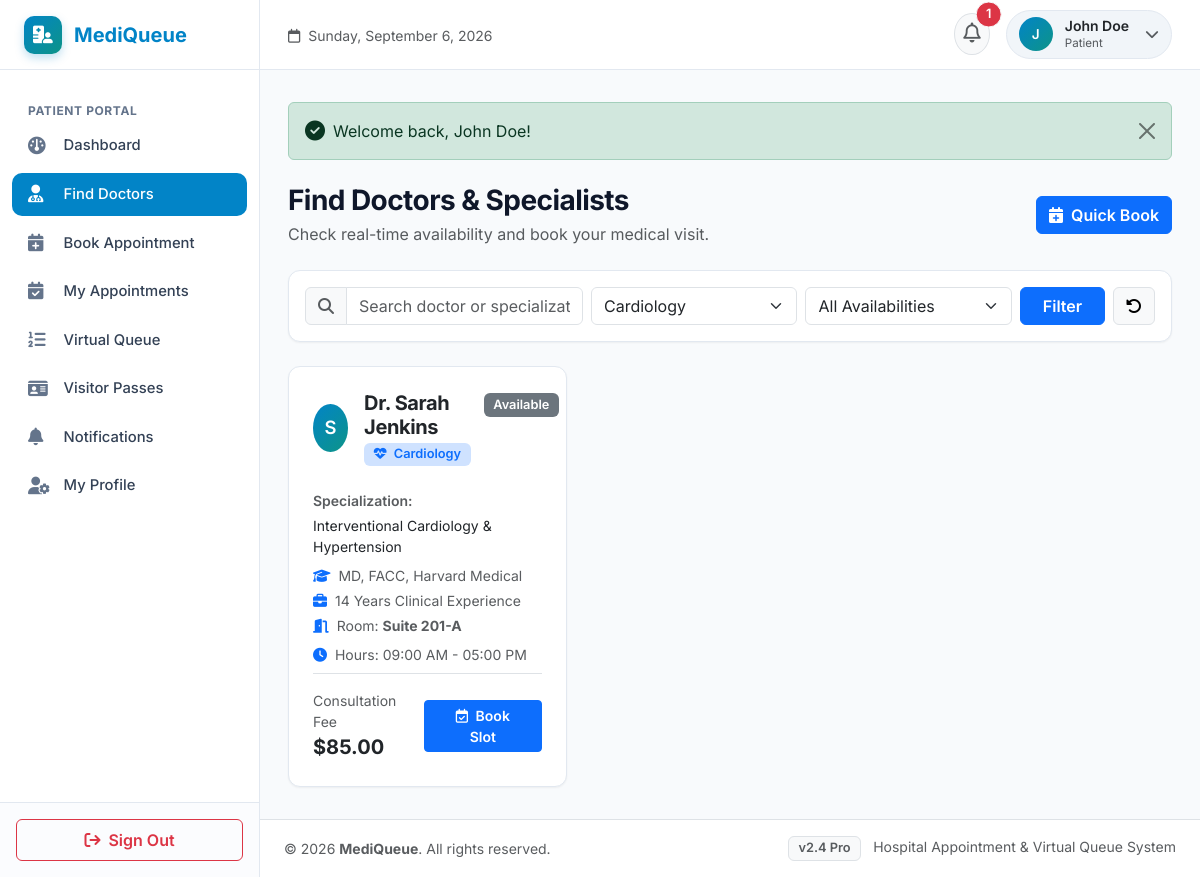
Screenshot of /patient/doctors.php?department_id=1 (signed in) with the database file from the repository.
### tables this page shows
CREATE TABLE `doctors` (
  `id` INT AUTO_INCREMENT PRIMARY KEY,
  `user_id` INT NOT NULL,
  `department_id` INT NOT NULL,
  `specialization` VARCHAR(150) NOT NULL,
  `qualification` VARCHAR(150) NOT NULL,
  `experience_years` INT DEFAULT 5,
  `room_number` VARCHAR(50) DEFAULT 'Room 101',
  `consultation_fee` DECIMAL(10,2) DEFAULT 50.00,
  `status` ENUM('active', 'inactive') DEFAULT 'active',
  `created_at` TIMESTAMP DEFAULT CURRENT_TIMESTAMP,
  CONSTRAINT `fk_doctors_user` FOREIGN KEY (`user_id`) REFERENCES `users` (`id`) ON DELETE CASCADE,
  CONSTRAINT `fk_doctors_dept` FOREIGN KEY (`department_id`) REFERENCES `departments` (`id`) ON DELETE RESTRICT
);

CREATE TABLE `users` (
  `id` INT AUTO_INCREMENT PRIMARY KEY,
  `name` VARCHAR(150) NOT NULL,
  `email` VARCHAR(150) NOT NULL UNIQUE,
  `password` VARCHAR(255) NOT NULL,
  `role` ENUM('patient', 'doctor', 'admin') NOT NULL DEFAULT 'patient',
  `phone` VARCHAR(30) NULL,
  `status` ENUM('active', 'inactive') NOT NULL DEFAULT 'active',
  `avatar` VARCHAR(255) NULL,
  `created_at` TIMESTAMP DEFAULT CURRENT_TIMESTAMP
);

CREATE TABLE `departments` (
  `id` INT AUTO_INCREMENT PRIMARY KEY,
  `department_name` VARCHAR(100) NOT NULL,
  `description` TEXT NULL,
  `icon` VARCHAR(50) DEFAULT 'fa-stethoscope',
  `created_at` TIMESTAMP DEFAULT CURRENT_TIMESTAMP
);

CREATE TABLE `doctor_availability` (
  `id` INT AUTO_INCREMENT PRIMARY KEY,
  `doctor_id` INT NOT NULL,
  `day_of_week` VARCHAR(20) DEFAULT 'All Days',
  `available_date` DATE NULL,
  `start_time` TIME NOT NULL DEFAULT '09:00:00',
  `end_time` TIME NOT NULL DEFAULT '17:00:00',
  `slot_duration` INT DEFAULT 30,
  `status` ENUM('available', 'busy', 'unavailable') DEFAULT 'available',
  `created_at` TIMESTAMP DEFAULT CURRENT_TIMESTAMP,
  CONSTRAINT `fk_avail_doctor` FOREIGN KEY (`doctor_id`) REFERENCES `doctors` (`id`) ON DELETE CASCADE
);

### patient/doctors.php (the view, shortened to what this page needs)
<?php
require_once __DIR__ . '/../includes/functions.php';
$conn = get_db_connection();
$search = trim($_GET['search'] ?? '');
$selectedDept = isset($_GET['department_id']) ? (int)$_GET['department_id'] : 0;
$selectedStatus = trim($_GET['status'] ?? '');
$departments = $conn->query("SELECT * FROM departments ORDER BY department_name ASC")->fetchAll();
$query = "
    SELECT d.*, u.name as doctor_name, u.email as doctor_email, u.phone as doctor_phone,
           dept.department_name, dept.icon as dept_icon,
           COALESCE(da.status, 'available') as avail_status,
           da.start_time, da.end_time, da.slot_duration
    FROM doctors d
    JOIN users u ON d.user_id = u.id
    JOIN departments dept ON d.department_id = dept.id
    LEFT JOIN doctor_availability da ON d.id = da.doctor_id
    WHERE d.status = 'active'
";
$params = [];
if ($selectedDept > 0) {
    $query .= " AND d.department_id = ?";
    $params[] = $selectedDept;
}
$query .= " ORDER BY u.name ASC";
$stmt = $conn->prepare($query);
$stmt->execute($params);
$doctors = $stmt->fetchAll();
include __DIR__ . '/../includes/header.php';
?>
<div class="d-flex flex-column flex-md-row justify-content-between align-items-md-center mb-4 gap-3">
    <div>
        <h3 class="fw-bold mb-1">Find Doctors & Specialists</h3>
        <p class="text-muted mb-0">Check real-time availability and book your medical visit.</p>
    </div>
    <a href="<?= BASE_URL ?>/patient/book_appointment.php" class="btn btn-primary fw-semibold">
        <i class="fa-solid fa-calendar-plus me-1"></i> Quick Book
    </a>
</div>
<div class="mq-card p-3 mb-4 bg-white">
    <form action="<?= BASE_URL ?>/patient/doctors.php" method="GET" class="row g-2 align-items-center">
        <div class="col-md-4">
            <div class="input-group">
                <span class="input-group-text bg-light text-muted"><i class="fa-solid fa-magnifying-glass"></i></span>
                <input type="text" name="search" class="form-control" placeholder="Search doctor or specialization..." value="<?= htmlspecialchars($search) ?>">
            </div>
        </div>
        <div class="col-md-3">
            <select name="department_id" class="form-select">
                <?php foreach ($departments as $dept): ?>
                    <option value="<?= $dept['id'] ?>" <?= $selectedDept == $dept['id'] ? 'selected' : '' ?>>
                        <?= htmlspecialchars($dept['department_name']) ?>
                    </option>
                <?php endforeach; ?>
            </select>
        </div>
        <div class="col-md-3">
            <select name="status" class="form-select">
                <option value="">All Availabilities</option>
            </select>
        </div>
        <div class="col-md-2 d-flex gap-2">
            <button type="submit" class="btn btn-primary w-100 fw-semibold">Filter</button>
            <?php if (!empty($search) || $selectedDept > 0 || !empty($selectedStatus)): ?>
                <a href="<?= BASE_URL ?>/patient/doctors.php" class="btn btn-light border" title="Reset Filters"><i class="fa-solid fa-rotate-left"></i></a>
            <?php endif; ?>
        </div>
    </form>
</div>
<div class="row g-4">
    <?php if (empty($doctors)): ?>
        <div class="col-12">
            <div class="mq-card text-center py-5">
                <div class="mq-stat-icon primary mx-auto mb-3" style="width: 60px; height: 60px; font-size: 1.5rem;">
                    <i class="fa-solid fa-user-doctor"></i>
                </div>
                <h5 class="fw-bold">No Doctors Found</h5>
                <p class="text-muted small">Try broadening your search query or department filters.</p>
                <a href="<?= BASE_URL ?>/patient/doctors.php" class="btn btn-sm btn-outline-primary">Clear Filters</a>
            </div>
        </div>
    <?php else: ?>
        <?php foreach ($doctors as $doc): ?>
            <div class="col-lg-4 col-md-6">
                <div class="mq-card h-100 d-flex flex-column p-4">
                    <div class="d-flex justify-content-between align-items-start mb-3">
                        <div class="d-flex align-items-center gap-3">
                            <div class="user-avatar" style="width: 48px; height: 48px; font-size: 1.15rem;">
                                <?= strtoupper(substr($doc['doctor_name'], 4, 1)) ?>
                            </div>
                            <div>
                                <h5 class="fw-bold mb-0 text-dark"><?= htmlspecialchars($doc['doctor_name']) ?></h5>
                                <span class="badge bg-primary-subtle text-primary mt-1">
                                    <i class="fa-solid <?= htmlspecialchars($doc['dept_icon'] ?: 'fa-stethoscope') ?> me-1"></i>
                                    <?= htmlspecialchars($doc['department_name']) ?>
                                </span>
                            </div>
                        </div>
                        <div>
                            <?= get_status_badge($doc['avail_status']) ?>
                        </div>
                    </div>
                    <div class="my-2">
                        <div class="text-muted small fw-semibold mb-1">Specialization:</div>
                        <p class="small text-dark mb-2"><?= htmlspecialchars($doc['specialization']) ?></p>
                        <div class="small text-muted mb-1">
                            <i class="fa-solid fa-graduation-cap me-1 text-primary"></i> <?= htmlspecialchars($doc['qualification']) ?>
                        </div>
                        <div class="small text-muted mb-1">
                            <i class="fa-solid fa-briefcase me-1 text-primary"></i> <?= (int)$doc['experience_years'] ?> Years Clinical Experience
                        </div>
                        <div class="small text-muted mb-2">
                            <i class="fa-solid fa-door-open me-1 text-primary"></i> Room: <strong><?= htmlspecialchars($doc['room_number'] ?: 'Room 101') ?></strong>
                        </div>
                        <div class="small text-muted">
                            <i class="fa-solid fa-clock me-1 text-primary"></i> Hours:
                            <?= format_time($doc['start_time'] ?: '09:00:00') ?> - <?= format_time($doc['end_time'] ?: '17:00:00') ?>
                        </div>
                    </div>
                    <div class="mt-auto pt-3 border-top d-flex justify-content-between align-items-center">
                        <div>
                            <span class="text-muted small d-block">Consultation Fee</span>
                            <span class="fw-bold text-dark fs-5">$<?= number_format($doc['consultation_fee'], 2) ?></span>
                        </div>
                        <?php if ($doc['avail_status'] === 'unavailable'): ?>
                            <button class="btn btn-secondary btn-sm px-3 disabled" disabled>
                                Unavailable
                            </button>
                        <?php else: ?>
                            <a href="<?= BASE_URL ?>/patient/book_appointment.php?doctor_id=<?= $doc['id'] ?>" class="btn btn-primary btn-sm px-3 fw-semibold">
                                <i class="fa-regular fa-calendar-check me-1"></i> Book Slot
                            </a>
                        <?php endif; ?>
                    </div>
                </div>
            </div>
        <?php endforeach; ?>
    <?php endif; ?>
</div>
<?php include __DIR__ . '/../includes/footer.php'; ?>

### includes/functions.php (shortened to what this page needs)
<?php
function format_time($timeStr) {
    $timestamp = strtotime($timeStr);
    return date('h:i A', $timestamp);
}
function get_status_badge($status) {
    $status = strtolower(trim((string)$status));
    return $badges[$status] ?? '<span class="badge bg-secondary">' . htmlspecialchars(ucfirst($status)) . '</span>';
}

### assets/css/style.css (style rules this page uses)
:root { --mq-primary: #0284c7; --mq-primary-dark: #0369a1; --mq-primary-light: #e0f2fe; --mq-secondary: #0d9488; --mq-secondary-light: #ccfbf1; --mq-dark: #0f172a; --mq-slate: #334155; --mq-muted: #64748b; --mq-bg: #f8fafc; --mq-card-bg: #ffffff; --mq-border: #e2e8f0; --mq-sidebar-width: 260px; --mq-header-height: 70px; --mq-font-sans: 'Inter', -apple-system, BlinkMacSystemFont, "Segoe UI", Roboto, "Helvetica Neue", Arial, sans-serif; --mq-radius: 12px; --mq-radius-lg: 16px; --mq-shadow-sm: 0 1px 2px 0 rgba(0, 0, 0, 0.05); --mq-shadow: 0 4px 6px -1px rgba(0, 0, 0, 0.06), 0 2px 4px -2px rgba(0, 0, 0, 0.04); --mq-shadow-lg: 0 10px 15px -3px rgba(0, 0, 0, 0.08), 0 4px 6px -4px rgba(0, 0, 0, 0.03); }
body { font-family: var(--mq-font-sans); background-color: var(--mq-bg); color: var(--mq-slate); min-height: 100vh; margin: 0; display: flex; flex-direction: column; }
h1, h2, h3, h4, h5, h6 { color: var(--mq-dark); font-weight: 600; letter-spacing: -0.02em; }
a { color: var(--mq-primary); text-decoration: none; transition: all 0.2s ease; }
.user-avatar { width: 34px; height: 34px; border-radius: 50%; background: linear-gradient(135deg, var(--mq-primary), var(--mq-secondary)); color: #ffffff; display: flex; align-items: center; justify-content: center; font-weight: 600; font-size: 0.85rem; }
.mq-card { background-color: var(--mq-card-bg); border: 1px solid var(--mq-border); border-radius: var(--mq-radius); box-shadow: var(--mq-shadow-sm); padding: 1.5rem; transition: transform 0.2s ease, box-shadow 0.2s ease; position: relative; overflow: hidden; }
.badge { padding: 0.4em 0.75em; font-weight: 600; border-radius: 6px; font-size: 0.8rem; }

### rows the page displays
doctors: user.name "S", user.name "Dr. Sarah Jenkins", department.department_name "Cardiology", status "Available", specialization "Interventional Cardiology & Hypertension", qualification "MD, FACC, Harvard Medical", experience_years "14", room_number "Suite 201-A", doctor_availability.start_time "09:00 AM", doctor_availability.end_time "05:00 PM", consultation_fee "85.00"

### other values shown
APP_NAME "MediQueue"
$unreadNotifsCount "1"
substr($currentUser['name'] ?? 'U', 0, 1) "J"
$currentUser['name'] "John Doe"
$currentUser['role'] "Patient"
$flash['message'] "Welcome back, John Doe!"
form field department_id "Cardiology"
